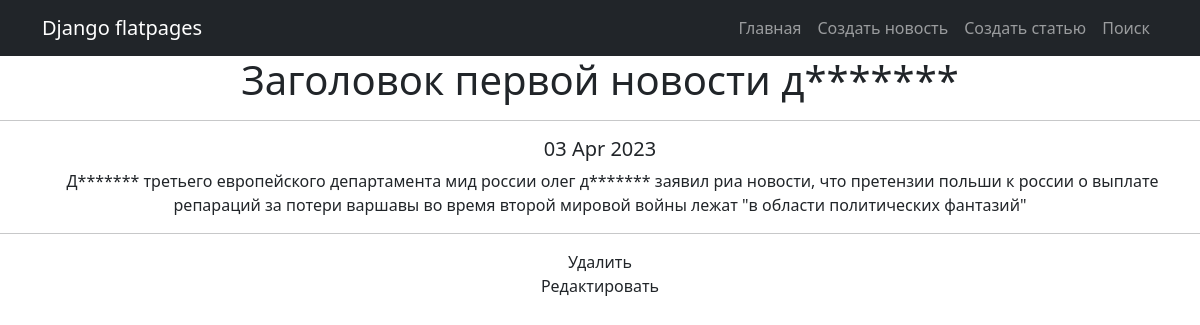
The page /1 on the database its author committed.
### news/models.py (models this page shows, shortened)
class Post(models.Model):
    objects = None
    article = 'AR'
    news = 'NE'
    POST = [
        (news, 'Новость'),
        (article, 'Статья')
    ]
    title = models.TextField(max_length=50)
    author = models.ForeignKey(Author, on_delete=models.CASCADE)
    time_in_comment = models.DateTimeField(auto_now_add=True)
    choice_title = models.CharField(max_length=2, choices=POST)
    post_text = models.TextField(max_length=500)
    posts = models.ManyToManyField('Category', through='PostCategory')
    rating_post = models.IntegerField(default=0)

### news/views.py (the view)
# urls.py: path('<int:pk>', PostDetail.as_view(), name='post_detail'),
class PostDetail(DetailView):
    model = Post
    template_name = 'one_news.html'
    context_object_name = "news"

### news/templatetags/censure.py (called while the page is built)
@register.filter()
def censor(word):
    def multiple_replace(texts, replace_value):
        for i, j in replace_value.items():
            texts = texts.lower().replace(i, j)
        return texts
    replace_values = {'модели': 'м*****',
                      'джигурда': 'д*******',
                      'однако': 'о*****',
                      'директор': 'д*******',
                      'повтор': 'п*****'
                      }
    word = multiple_replace(word, replace_values)
    return word.capitalize()

### templates/one_news.html (shortened to what this page needs)
{% extends 'flatpages/default.html' %}
{% block content %}
{% load censure %}
<h1>{{ news.title | censor }}</h1>
<hr>
<h5>{{ news.time_in_comment |date:'d M Y'  }}</h5>
<p style="text-indent: 25px;">
    {{news.post_text | censor}}
</p>
<hr>
<a class="nav-link" href="/news/{{news.id}}/delete/">Удалить</a>
<a class="nav-link" href="{{news.id}}/edit/">Редактировать</a>
{% endblock content %}

### templates/flatpages/default.html (shortened to what this page needs)
<!DOCTYPE html>
<html lang="en">
    <head>
        {% load static %}
        <link href="{% static 'css/styles.css' %}" rel="stylesheet" />
    </head>
    <body id="page-top">
        <nav class="navbar navbar-expand-lg navbar-dark bg-dark static-top">
            <div class="container">
                <a class="navbar-brand" href="#page-top">Django flatpages</a>
                <div class="collapse navbar-collapse" id="navbarResponsive">
                    <ul class="navbar-nav ms-auto">
                        <li class="nav-item active">
                                <a class="nav-link" href="{% url 'post_list' %}">Главная
                            </a>
                        </li>
                        <li class="nav-item">
                            <a class="nav-link" href="/news/create/">Создать новость</a>
                        </li>
                         <li class="nav-item">
                            <a class="nav-link" href="/article/create/">Создать статью</a>
                        </li>
                        <li class="nav-item">
                            <a class="nav-link" href="/news/search/">Поиск</a>
                        </li>
                    </ul>
                </div>
            </div>
        </nav>
       <div class="row">
            <div class="container  text-center">
                <div class="col-lg-12 text-center">
                   {% block content %}{% endblock content %}
               </div>
            </div>
        </div>
    </body>
</html>

### rows shown on the page
Post: title|censor "Заголовок первой новости д*******", time_in_comment "03 Apr 2023", post_text|censor "Д******* третьего европейского департамента мид россии олег д******* заявил риа новости, что претензии польши к россии о выплате репараций за потери варшавы во время второй мировой войны лежат \"в области политических фантазий\""
